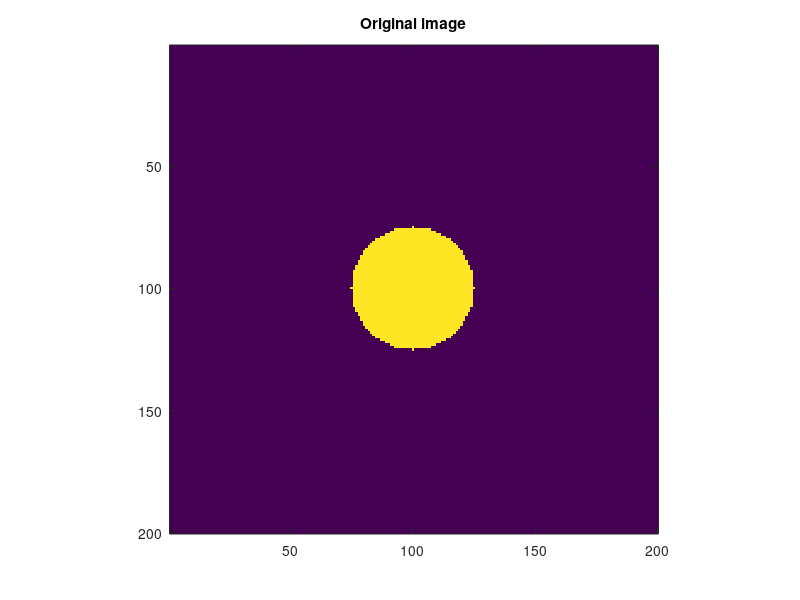
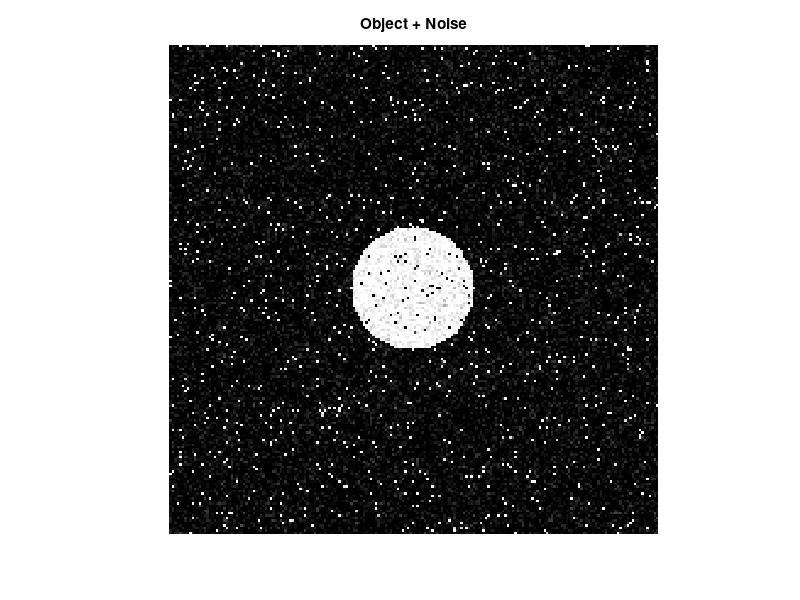

Reproduce these figures in MATLAB, in order.
%% Assignment #6 base code
clc
close all
clear all

%% Object generation


N = 200; % Image size

xc = 100; % Sphere x center
yc = 100; % Sphere y center
r = 25; % Radius of the sphere

a = 10; % Constant signal per pixel

object = zeros(N,N); % Initialization

for i = 1:N
    for j = 1:N
        
        dist = sqrt(((i-xc)^2)+((j-yc)^2));
        flag = (r-dist);
        
        if flag >= 0
            object(i,j) = a;
        else
            object(i,j) = 0;
        end
        
    end
end

figure, imagesc(object), axis image, title('Original image')

% Adding salt and pepper noise 
object_noise = imnoise(object, 'salt & pepper');

% Adding uniform gaussian noise
object_noise = imnoise(object_noise, 'gaussian');
figure, imshow(object_noise), axis image, title('Object + Noise')



